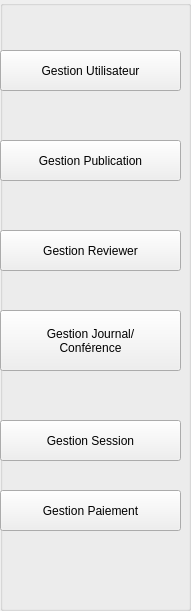
    <widget class="QGroupBox" name="groupBox">
     <property name="geometry">
      <rect>
       <x>10</x>
       <y>100</y>
       <width>191</width>
       <height>611</height>
      </rect>
     </property>
     <property name="styleSheet">
      <string notr="true">background-color: #D8E2E9;
QPushButton {
    /* La couleur de fond (bleu pro) */
    background-color: #2c3e50; 
    
    /* La couleur du texte */
    color: white;
    
    /* L'ARRONDI : plus le chiffre est grand, plus c'est rond */
    border-radius: 15px;
    
    /* Une bordure fine pour définir la forme */
    border: 1px solid #34495e;
    
    /* Espacement interne pour que le texte ne touche pas les bords */
    padding: 5px 15px;
}

/* Effet au survol de la souris */
QPushButton:hover {
    background-color: #34495e;
}</string>
     </property>
     <property name="title">
      <string/>
     </property>
     <widget class="QPushButton" name="GestionUtilisateurs">
      <property name="geometry">
       <rect>
        <x>0</x>
        <y>50</y>
        <width>181</width>
        <height>41</height>
       </rect>
      </property>
      <property name="styleSheet">
       <string notr="true">background-color: rgb(0, 36, 168);
QPushButton {
    text-align: left;
    padding-left: 20px;
    border-radius: 0px;
}
</string>
      </property>
      <property name="text">
       <string>Gestion Utilisateur</string>
      </property>
     </widget>
     <widget class="QPushButton" name="GestionPublications">
      <property name="geometry">
       <rect>
        <x>0</x>
        <y>140</y>
        <width>181</width>
        <height>41</height>
       </rect>
      </property>
      <property name="styleSheet">
       <string notr="true">background-color: rgb(0, 36, 168);
QPushButton {
    text-align: left;
    padding-left: 20px;
    border-radius: 0px;
}
</string>
      </property>
      <property name="text">
       <string>Gestion Publication</string>
      </property>
     </widget>
     <widget class="QPushButton" name="GestionReviewer">
      <property name="geometry">
       <rect>
        <x>0</x>
        <y>230</y>
        <width>181</width>
        <height>41</height>
       </rect>
      </property>
      <property name="styleSheet">
       <string notr="true">background-color: rgb(0, 36, 168);
QPushButton {
    text-align: left;
    padding-left: 20px;
    border-radius: 0px;
}
</string>
      </property>
      <property name="text">
       <string>Gestion Reviewer</string>
      </property>
     </widget>
     <widget class="QPushButton" name="GestionJournalconference">
      <property name="geometry">
       <rect>
        <x>0</x>
        <y>310</y>
        <width>181</width>
        <height>61</height>
       </rect>
      </property>
      <property name="styleSheet">
       <string notr="true">background-color: rgb(0, 36, 168);
QPushButton {
    text-align: left;
    padding-left: 20px;
    border-radius: 0px;
}
</string>
      </property>
      <property name="text">
       <string>Gestion Journal/
Conférence</string>
      </property>
     </widget>
     <widget class="QPushButton" name="GestionSession">
      <property name="geometry">
       <rect>
        <x>0</x>
        <y>420</y>
        <width>181</width>
        <height>41</height>
       </rect>
      </property>
      <property name="styleSheet">
       <string notr="true">background-color: rgb(0, 36, 168);
QPushButton {
    text-align: left;
    padding-left: 20px;
    border-radius: 0px;
}
</string>
      </property>
      <property name="text">
       <string>Gestion Session</string>
      </property>
     </widget>
     <widget class="QPushButton" name="GestionSession_2">
      <property name="geometry">
       <rect>
        <x>0</x>
        <y>490</y>
        <width>181</width>
        <height>41</height>
       </rect>
      </property>
      <property name="styleSheet">
       <string notr="true">background-color: rgb(0, 36, 168);
QPushButton {
    text-align: left;
    padding-left: 20px;
    border-radius: 0px;
}
</string>
      </property>
      <property name="text">
       <string>Gestion Paiement</string>
      </property>
     </widget>
    </widget>
